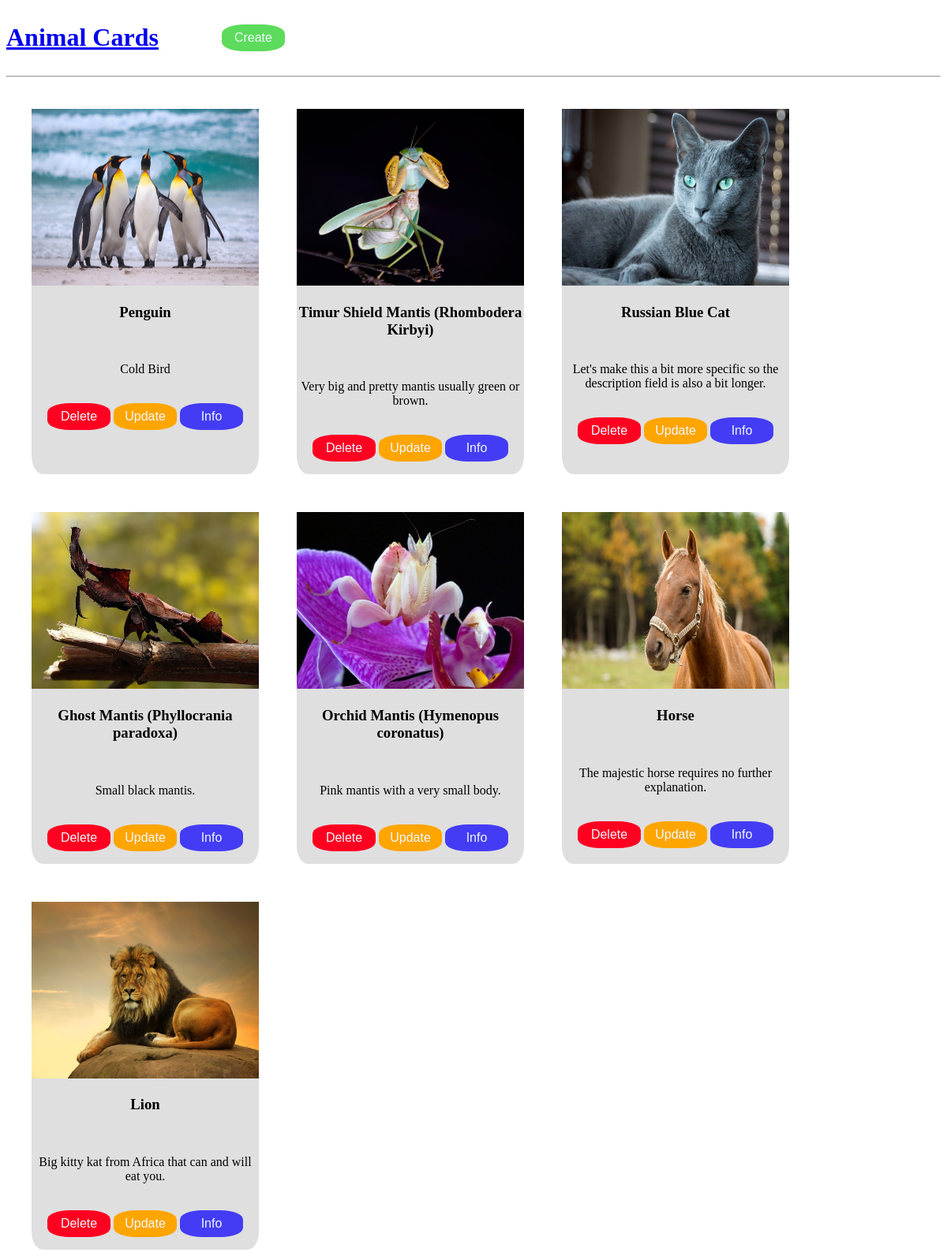
The page / on the database its author committed.
### cards/models.py (models this page shows, shortened)
class Card(models.Model):
    picture = models.ImageField(upload_to='images/')
    name = models.CharField(max_length=200)
    description = models.TextField(blank=True, max_length=500)

### cards/views.py (the view)
# urls.py: path('', views.list_view, name='list_view'),
def list_view(request):
    context = {}
    context['cardset'] = Card.objects.all()
    return render(request, 'cards/list_view.html', context)

### cards/templates/cards/list_view.html
{% extends 'index.html' %}
{% block content %}
<div class="flex-container">
    {% for card in cardset %}
        <div class="card-info">
            <img src="{{ card.picture.url }}" alt="{{ card.name }}"> <br/>
            <h3>{{ card.name }}</h3> <br/>
            <p>{{ card.description }}</p> <br/>
            <div class="card-buttons">
                <a href="{% url 'delete_view' card.id %}"><button type="submit" class="delete-button">Delete</button></a>
                <a href="{% url 'update_view' card.id %}"><button type="submit" class="update-button">Update</button></a>
                <a href="{% url 'detail_view' card.id %}"><button type="submit" class="info-button">Info</button></a>
            </div>
        </div>
    {% endfor %}
</div>
{% endblock %}

### cards/static/cards/main.css (style rules this page uses)
img { width: 18rem; height: 14rem; }
.flex-container { display: flex; flex-wrap: wrap; gap: 3em; padding-top: 2em; padding-left: 2em; }
.card-info { flex-direction: row; background-color: rgba(192, 192, 192, 0.5); border-radius: 0% 0% 5% 5%; text-align: center; width: 18rem; }
.card-buttons { padding-bottom: 1em; }
.delete-button { border-radius: 35%; border: none; color:aliceblue; background-color: #ff0021; font-size: 1em; padding: 0.5em; width: 5em; }
.update-button { border-radius: 35%; border: none; color:aliceblue; background-color: #ffa500; font-size: 1em; padding: 0.5em; width: 5em; }
.info-button { border-radius: 35%; border: none; color:aliceblue; background-color: #443cf4; font-size: 1em; padding: 0.5em; width: 5em; }

### rows shown on the page
Card: picture (picture), name "Penguin", description "Cold Bird"
Card: picture (picture), name "Timur Shield Mantis (Rhombodera Kirbyi)", description "Very big and pretty mantis usually green or brown."
Card: picture (picture), name "Russian Blue Cat", description "Let's make this a bit more specific so the description field is also a bit longer."
Card: picture (picture), name "Ghost Mantis (Phyllocrania paradoxa)", description "Small black mantis."
Card: picture (picture), name "Orchid Mantis (Hymenopus coronatus)", description "Pink mantis with a very small body."
Card: picture (picture), name "Horse", description "The majestic horse requires no further explanation."
Card: picture (picture), name "Lion", description "Big kitty kat from Africa that can and will eat you."
